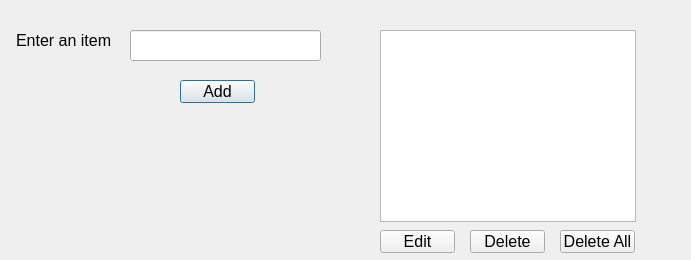
<?xml version="1.0" encoding="UTF-8"?>
<ui version="4.0">
 <class>Dialog</class>
 <widget class="QDialog" name="Dialog">
  <property name="geometry">
   <rect>
    <x>0</x>
    <y>0</y>
    <width>691</width>
    <height>260</height>
   </rect>
  </property>
  <property name="windowTitle">
   <string>Dialog</string>
  </property>
  <widget class="QLabel" name="label">
   <property name="geometry">
    <rect>
     <x>16</x>
     <y>30</y>
     <width>121</width>
     <height>20</height>
    </rect>
   </property>
   <property name="font">
    <font>
     <pointsize>12</pointsize>
    </font>
   </property>
   <property name="text">
    <string>Enter an item</string>
   </property>
  </widget>
  <widget class="QLineEdit" name="lineEdit">
   <property name="geometry">
    <rect>
     <x>130</x>
     <y>30</y>
     <width>191</width>
     <height>31</height>
    </rect>
   </property>
   <property name="font">
    <font>
     <pointsize>12</pointsize>
    </font>
   </property>
  </widget>
  <widget class="QPushButton" name="pushButtonAdd">
   <property name="geometry">
    <rect>
     <x>180</x>
     <y>80</y>
     <width>75</width>
     <height>23</height>
    </rect>
   </property>
   <property name="font">
    <font>
     <pointsize>12</pointsize>
    </font>
   </property>
   <property name="text">
    <string>Add</string>
   </property>
  </widget>
  <widget class="QListWidget" name="listWidget">
   <property name="geometry">
    <rect>
     <x>380</x>
     <y>30</y>
     <width>256</width>
     <height>192</height>
    </rect>
   </property>
   <property name="font">
    <font>
     <pointsize>12</pointsize>
    </font>
   </property>
  </widget>
  <widget class="QPushButton" name="pushButtonDelete">
   <property name="geometry">
    <rect>
     <x>470</x>
     <y>230</y>
     <width>75</width>
     <height>23</height>
    </rect>
   </property>
   <property name="font">
    <font>
     <pointsize>12</pointsize>
    </font>
   </property>
   <property name="text">
    <string>Delete</string>
   </property>
  </widget>
  <widget class="QPushButton" name="pushButtonDeleteAll">
   <property name="geometry">
    <rect>
     <x>560</x>
     <y>230</y>
     <width>75</width>
     <height>23</height>
    </rect>
   </property>
   <property name="font">
    <font>
     <pointsize>12</pointsize>
    </font>
   </property>
   <property name="text">
    <string>Delete All</string>
   </property>
  </widget>
  <widget class="QPushButton" name="pushButtonEdit">
   <property name="geometry">
    <rect>
     <x>380</x>
     <y>230</y>
     <width>75</width>
     <height>23</height>
    </rect>
   </property>
   <property name="font">
    <font>
     <pointsize>12</pointsize>
    </font>
   </property>
   <property name="text">
    <string>Edit</string>
   </property>
  </widget>
 </widget>
 <resources/>
 <connections/>
</ui>
